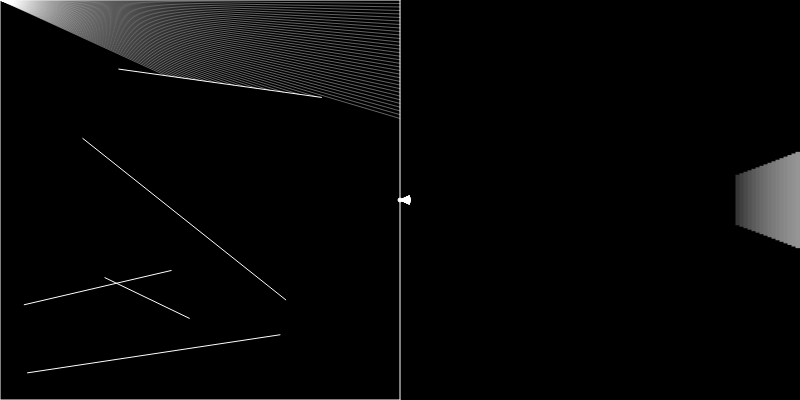
Frame 1 (no input)
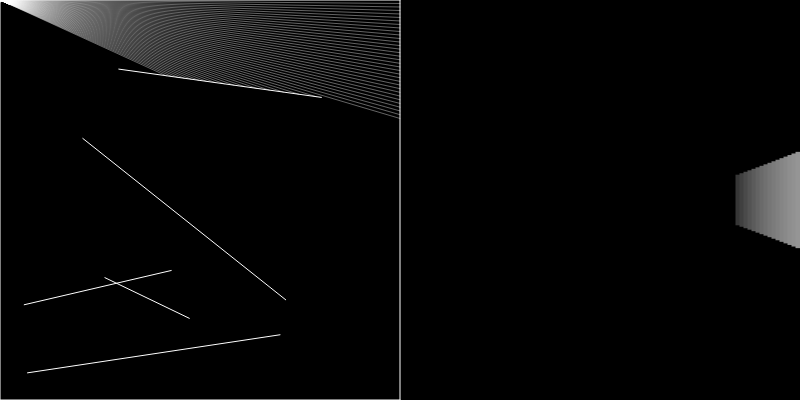
Frame 60 (no input)
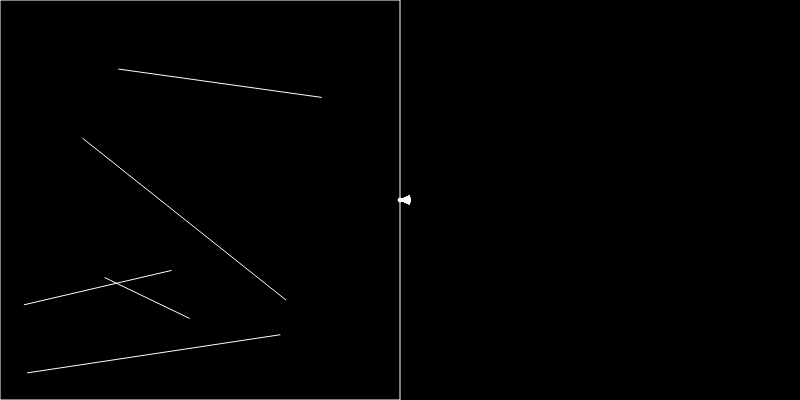
Frame 120 (the mouse pressed at the canvas centre since frame 60)

The p5.js sketch that drew these frames (run headless with seeded random() and noise() and a simulated clock; from frame 60 on, the mouse is pressed at the canvas centre):

// p5.js sketch
// ── sketch.js
//https://www.youtube.com/watch?v=TOEi6T2mtHo&t=1s

let walls = [];
let ray;
let particle;
let xoff = 0;
let yoff = 1000;
let rotationSpeed = 0.02;

const canvasWidth = 800;
const sceneW = canvasWidth / 2;
const sceneH = 400

function setup() {
  createCanvas(canvasWidth, sceneH);

  for(let i = 0; i < 5; i++){
    let x1 = random(sceneW);
    let x2 = random(sceneW);
    let y1 = random(sceneH);
    let y2 = random(sceneH);
    walls.push(new Boundary(x1, y1, x2, y2))
  }
  // walls.push(new Boundary(150, 150, 150, 250));
  // walls.push(new Boundary(150, 150, 250, 150));
  // walls.push(new Boundary(250, 150, 250, 250));

  walls.push(new Boundary(0, 0, sceneW, 0));
  walls.push(new Boundary(sceneW, 0, sceneW, sceneH));
  walls.push(new Boundary(sceneW, sceneH, 0, sceneH));
  walls.push(new Boundary(0, sceneH, 0, 0));
  particle = new Particle();
}

function draw() {
  if(keyIsDown(81)){ // q
    particle.rotate(-rotationSpeed);
  } else if(keyIsDown(68)){
    particle.rotate(rotationSpeed);
  }



  background(0);
  for (let wall of walls){
    wall.show()
  }
  particle.show();
  //particle.update(noise(xoff) * sceneW, noise(yoff) * sceneH)
  particle.update(mouseX, mouseY);

  xoff += 0.01;
  yoff += 0.01;

  scene = particle.look(walls);
  
  const w = sceneW / scene.length; // resolution
  push();
  translate(sceneW, 0);
  for (let i = 0; i < scene.length; i++ ){
    noStroke();
    const sq = scene[i] * scene[i];
    const wSq = sceneW * sceneW;
    //const b = map(sq, 0, wSq, 255, 0); // tuto, trop lumineux
    const b = map(scene[i], 0, sceneW, 255, 0);
    //const h = map(scene[i], 0, sceneW, sceneH, 0); // tuto, mais a un effet fisheye car fait des proportion avec la taille d'écran
    const h = 0.5 * (0.2 / scene[i]) * wSq; // pourquoi on prend la version au carré ? j'ai pris ça au piff, et ça marche.
    fill(b);
    rectMode(CENTER);
    rect(i * w + w / 2, sceneH / 2, w + 1, h);
  }
  pop();
}
// ── boundary.js
class Boundary {
  constructor(x1, y1, x2, y2){
    this.a = createVector(x1, y1);
    this.b = createVector(x2, y2);
  }
  
  show(){
    stroke(255);
    line(this.a.x, this.a.y, this.b.x, this.b.y)
  }
}
// ── particle.js
class Particle {
  fov = 50;
  resolution = 0.5;

  constructor() {
    this.pos = createVector(width / 2, height / 2)
    this.rays = [];
    this.heading = 0;
    for (let a = - this.fov / 2; a < this.fov / 2; a += this.resolution){
      this.rays.push(new Ray(this.pos, radians(a)));
    }
  }

  rotate(angle){
    this.heading += angle;
    let index = 0;
    for (let a = - this.fov / 2; a < this.fov / 2; a += this.resolution){
      this.rays[index].setAngle(radians(a) + this.heading);
      index++;
    }
  }
  
  update(x, y){
    this.pos.set(x, y)
  }
  
  look(walls){
    let scene = new Array(this.fov);
    for(let i = 0; i < this.rays.length; i++){
      const ray = this.rays[i];
      let closest = null;
      let record = Infinity;
      for(let wall of walls){
        const pt = ray.cast(wall);
        if(pt){
          let d = p5.Vector.dist(this.pos, pt); // Euclidean
          const a = ray.dir.heading() - this.heading;
          d *= cos(a);
          if (d < record){
            record = d;
            closest = pt;
          }
        }
      }
      if (closest){
        stroke(255, 100);
        line(this.pos.x, this.pos.y, closest.x, closest.y)
      }
      scene[i] = record;
    }
    return scene;
  }
  
  show(){
    fill(255);
    ellipse(this.pos.x, this.pos.y, 4);
    for (let ray of this.rays){
      ray.show();
    }
  }
}
// ── ray.js
class Ray {
  constructor(pos, angle){
    this.pos = pos;
    this.dir = p5.Vector.fromAngle(angle);
  }

  setAngle(angle){
    this.dir = p5.Vector.fromAngle(angle);
  }

  rotate(angle){
    this.dir.rotate(angle)
  }
  
  lookAt(x, y){
    this.dir.x = x - this.pos.x;
    this.dir.y = y - this.pos.y;
    this.dir.normalize()
  }
  
  show(){
    stroke(255);
    push();
    translate(this.pos.x, this.pos.y);
    line(0, 0, this.dir.x * 10, this.dir.y * 10);
    pop();
  }
  
  cast(wall){
    const x1 = wall.a.x;
    const y1 = wall.a.y;
    const x2 = wall.b.x;
    const y2 = wall.b.y;
    
    const x3 = this.pos.x;
    const y3 = this.pos.y;
    const x4 = this.pos.x + this.dir.x;
    const y4 = this.pos.y + this.dir.y;
    
    const den = (x1 - x2) * (y3 - y4) - (y1 - y2) * (x3 - x4);
    if (den == 0){ // ray and wall are parallel
      return;
    }
    
    const t = ((x1 - x3) * (y3 - y4) - (y1 - y3) * (x3 - x4)) / den
    const u = -((x1 - x2) * (y1 - y3) - (y1 - y2) * (x1 - x3)) / den
    
    if(t > 0 && t < 1 && u > 0){
      const pt = createVector();
      pt.x = x1 + t * (x2 - x1);
      pt.y = y1 + t * (y2 - y1);
      return pt;
    }
    return;
  }
}
